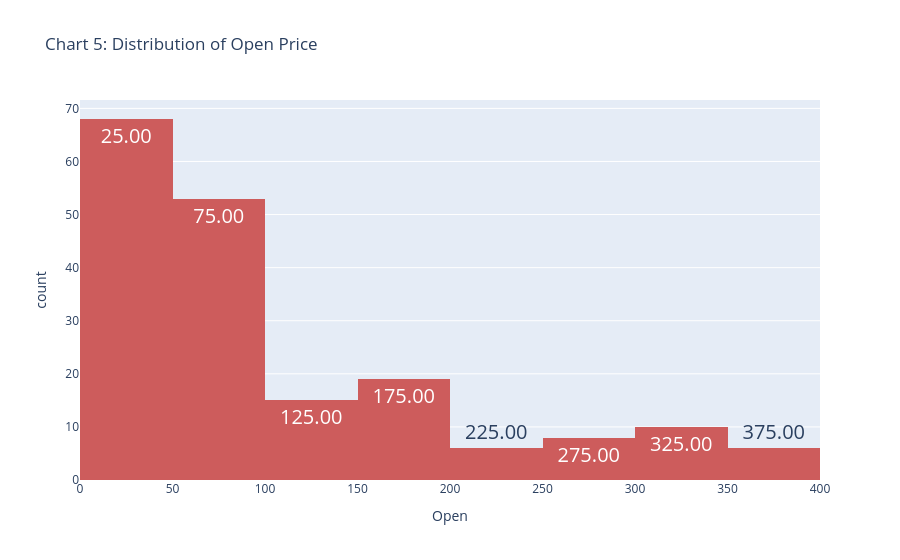

Notebook source saved alongside this figure:
### Markdown cell above
#### Chart - 5 - Distribution of Open Price

### Code cell
# Chart - 5 visualization code
fig5 = px.histogram(df, x='Open', title='Distribution of Open Price', color_discrete_sequence=['indianred'])
fig5.update_traces(texttemplate='%{x:.2f}',textfont_size=20,textposition='auto')
fig5.show()

### Figure 1 — Plotly figure (JSON) as saved in the notebook; plotly's stock layout.template omitted (floating-point values rounded to 4 significant figures; data arrays with more than 128 entries replaced by an {"elided": "..."} marker saying what was removed)
{"data": [{"alignmentgroup": "True", "bingroup": "x", "hovertemplate": "Open=%{x}<br>count=%{y}<extra></extra>", "legendgroup": "", "marker": {"color": "indianred", "pattern": {"shape": ""}}, "name": "", "offsetgroup": "", "orientation": "v", "showlegend": false, "textfont": {"size": 20}, "textposition": "auto", "texttemplate": "%{x:.2f}", "type": "histogram", "x": {"elided": "185 float values"}, "xaxis": "x", "yaxis": "y"}], "layout": {"barmode": "relative", "legend": {"tracegroupgap": 0}, "title": {"text": "Chart 5: Distribution of Open Price"}, "xaxis": {"anchor": "y", "domain": [0, 1], "title": {"text": "Open"}}, "yaxis": {"anchor": "x", "domain": [0, 1], "title": {"text": "count"}}}}
